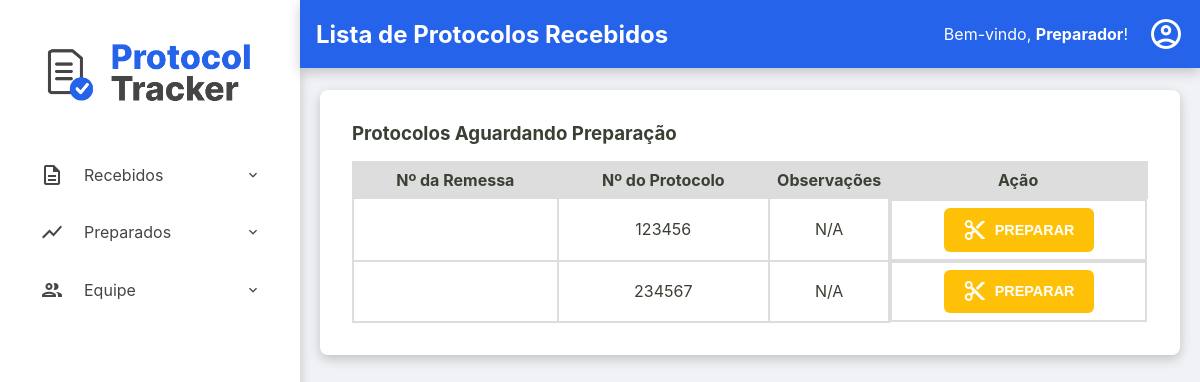
Page /preparadores/recebidos (signed in) on the earlier database version.
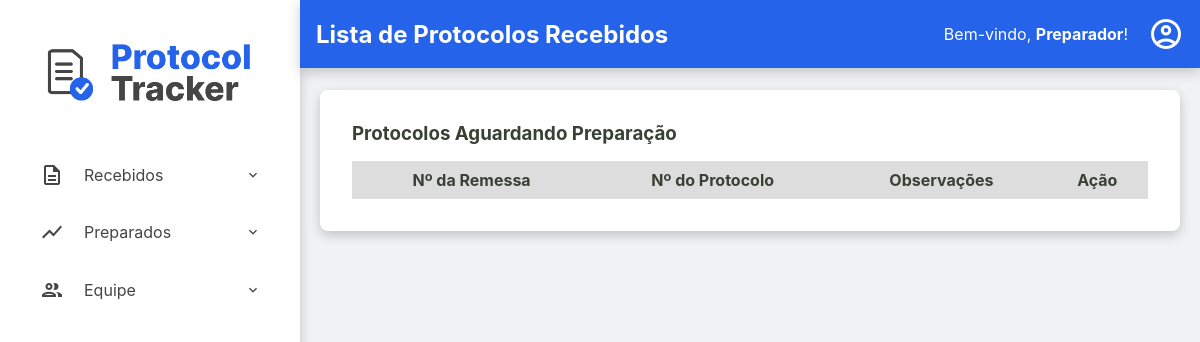
Same page on the later database version.
### tables this page shows
CREATE TABLE protocolos (
    id TEXT PRIMARY KEY,
    id_remessa TEXT NOT NULL,
    numero_protocolo TEXT NOT NULL UNIQUE,
    data_preparacao TEXT NULL,
    id_preparador INTEGER NULL,
    data_digitalizacao TEXT NULL,
    id_digitalizador INTEGER NULL,
    status TEXT NOT NULL DEFAULT 'RECEBIDO',
    quantidade_paginas INTEGER NULL CHECK (quantidade_paginas >= 0),
    observacoes TEXT NULL,
    FOREIGN KEY (id_remessa) REFERENCES remessas (id),
    FOREIGN KEY (id_preparador) REFERENCES usuarios (id),
    FOREIGN KEY (id_digitalizador) REFERENCES usuarios (id)
  );

### src/Controller/ProtocoloController.php (called while the page is built, shortened)
<?php
class ProtocoloController
{
    public function preparadores_listaRecebidos()
    {
        try {
            $listaProtocolosRecebidos = $this->protocoloRepository->findByStatus('RECEBIDO');
            require __DIR__ . '/../../templates/preparadores/recebidos.php';
        } catch (Exception $e) {
            $this->home($e->getMessage());
        }
    }
}

### src/Repository/ProtocoloRepository.php (called while the page is built, shortened)
<?php
class ProtocoloRepository implements ProtocoloRepositoryInterface
{
    private PDO $connection;
    public function __construct(PDO $connection)
    {
        $this->connection = $connection;
    }
    public function findByStatus(string $status): array
    {
        $sqlQuery = "SELECT * FROM protocolos WHERE status = :status;";
        $stmt = $this->connection->prepare($sqlQuery);
        $stmt->bindValue(':status', $status);
        $stmt->execute();
        return $this->hidrataLista($stmt);
    }
    private function hidrataLista(PDOStatement $stmt): array
    {
        $listaDeProtocolos = [];
        while($dadosProtocolo = $stmt->fetch()){
            $listaDeProtocolos[] = Protocolo::fromArray($dadosProtocolo);
        }
        return $listaDeProtocolos;
    }
}

### src/Model/Protocolo.php (called while the page is built, shortened)
<?php
class Protocolo {
    public function getId(): ?string { return $this->id; }
    public function getNumeroProtocolo(): string { return $this->numero_protocolo; }
    public function getObservacoes(): ?string { return $this->observacoes; }
    public static function fromArray(array $array): self
    {
        try {
            $data_preparacao = isset($array['data_preparacao']) ? new DateTimeImmutable($array['data_preparacao']) :  null;
            $data_digitalizacao = isset($array['data_digitalizacao']) ? new DateTimeImmutable($array['data_digitalizacao']) :  null;
        } catch (Exception $e) {
            throw new Exception("Falha ao criar data");
        }
        return new self(
            $array['id'],
            $array['id_remessa'],
            $array['numero_protocolo'],
            $data_preparacao,
            isset($array['id_preparador']) ? (int) $array['id_preparador'] : null,
            $data_digitalizacao,
            isset($array['id_digitalizador']) ? (int) $array['id_digitalizador'] : null,
            $array['status'],
            isset($array['quantidade_paginas']) ? (int) $array['quantidade_paginas'] : null,
            $array['observacoes'] ?? null,
        );
    }
}

### templates/preparadores/recebidos.php (the view, shortened to what this page needs)
<?php require __DIR__ . '/../components/_header.php'; ?>
<div class="listagem-container">
    <h3>Protocolos Aguardando Preparação</h3>
    <table class="protocolos-table datatable-js">
        <thead>
            <tr>
                <th>Nº da Remessa</th>
                <th>Nº do Protocolo</th>
                <th>Observações</th>
                <th class="acoes-header">Ação</th>
            </tr>
        </thead>
        <tbody>
            <?php foreach ($listaProtocolosRecebidos as $protocolo): ?>
                <tr>
                    <td>
                        </td>
                    <td><?= htmlspecialchars($protocolo->getNumeroProtocolo()) ?></td>
                    <td class="coluna-observacoes" title="<?= htmlspecialchars($protocolo->getObservacoes() ?? '') ?>">
                        <?= htmlspecialchars($protocolo->getObservacoes() ?? 'N/A') ?>
                    </td>
                    <td class="acoes-cell">
                        <button
                            type="button"
                            class="btn-acao-preparar open-modal-preparar"
                            data-protocolo-id="<?= htmlspecialchars($protocolo->getId()) ?>"
                            data-protocolo-numero="<?= htmlspecialchars($protocolo->getNumeroProtocolo()) ?>"
                        >
                            <span class="material-icons-outlined">content_cut</span> Preparar
                        </button>
                    </td>
                </tr>
            <?php endforeach; ?>
        </tbody>
    </table>
</div>
<?php require __DIR__ . '/../components/_footer.php'; ?>

Differences in the rows shown:
no longer on this page (row edited): protocolos: numero_protocolo "123456", observacoes "N/A"
no longer on this page (row edited): protocolos: numero_protocolo "234567", observacoes "N/A"
